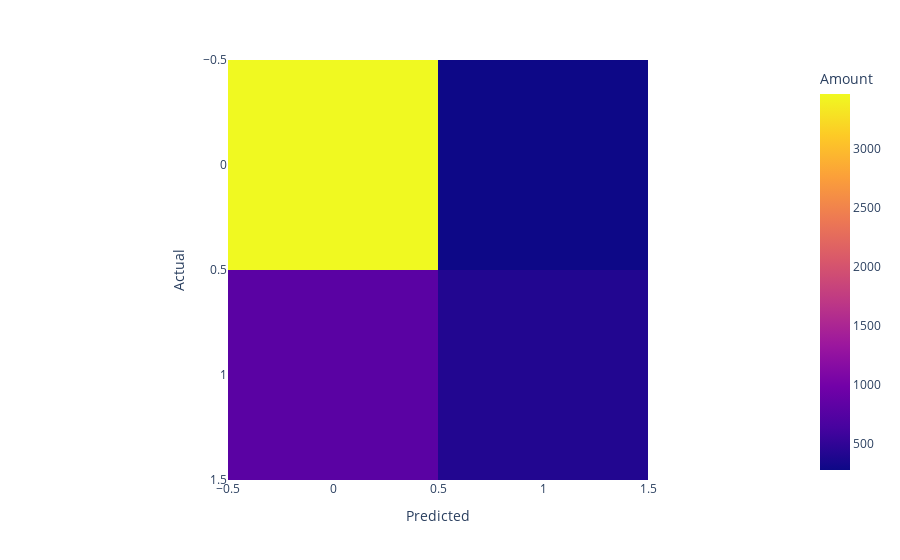

Source (notebook cell):
### Markdown cell above
#### It has only 78% accuracy. Look at the confusin matrix

### Code cell
fig = px.imshow(metrics.confusion_matrix(expected, predicted),
                labels=dict(x="Predicted", y="Actual", color="Amount"))
iplot(fig)

### Figure 1 — Plotly figure (JSON) as saved in the notebook; plotly's stock layout.template omitted (floating-point values rounded to 4 significant figures)
{"data": [{"coloraxis": "coloraxis", "hovertemplate": "Predicted: %{x}<br>Actual: %{y}<br>Amount: %{z}<extra></extra>", "type": "heatmap", "z": [[3464, 282], [793, 411]]}], "layout": {"coloraxis": {"colorbar": {"title": {"text": "Amount"}}, "colorscale": [[0, "#0d0887"], [0.1111, "#46039f"], [0.2222, "#7201a8"], [0.3333, "#9c179e"], [0.4444, "#bd3786"], [0.5556, "#d8576b"], [0.6667, "#ed7953"], [0.7778, "#fb9f3a"], [0.8889, "#fdca26"], [1, "#f0f921"]]}, "margin": {"t": 60}, "xaxis": {"constrain": "domain", "scaleanchor": "y", "title": {"text": "Predicted"}}, "yaxis": {"autorange": "reversed", "constrain": "domain", "title": {"text": "Actual"}}}}
